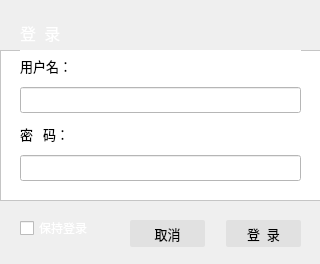
<?xml version="1.0" encoding="UTF-8"?>
<ui version="4.0">
 <class>MainWindow</class>
 <widget class="QMainWindow" name="MainWindow">
  <property name="geometry">
   <rect>
    <x>0</x>
    <y>0</y>
    <width>320</width>
    <height>264</height>
   </rect>
  </property>
  <property name="minimumSize">
   <size>
    <width>320</width>
    <height>264</height>
   </size>
  </property>
  <property name="maximumSize">
   <size>
    <width>320</width>
    <height>264</height>
   </size>
  </property>
  <property name="windowTitle">
   <string>用户登录</string>
  </property>
  <property name="windowIcon">
   <iconset resource="qtdesigner.qrc">
    <normaloff>:/images/images/login.png</normaloff>:/images/images/login.png</iconset>
  </property>
  <property name="styleSheet">
   <string notr="true"/>
  </property>
  <widget class="QWidget" name="centralwidget">
   <property name="styleSheet">
    <string notr="true">background-color: rgb(68, 68, 68);
QPushButton{
	border-radius:2;
	background-color: #E1E1E1;
	border-color:#B7B7B7;
}
QPushButton:hover{
	border-radius:2;
	background-color: #E5F1FB;
	border-color:#B7B7B7;
}
QPushButton:pressed{
	border-radius:2;
	background-color: #CCE4F7;
	border-color:#B7B7B7;
}</string>
   </property>
   <widget class="QFrame" name="frame">
    <property name="geometry">
     <rect>
      <x>0</x>
      <y>50</y>
      <width>321</width>
      <height>151</height>
     </rect>
    </property>
    <property name="styleSheet">
     <string notr="true">background-color: rgb(255, 255, 255);</string>
    </property>
    <property name="frameShape">
     <enum>QFrame::StyledPanel</enum>
    </property>
    <property name="frameShadow">
     <enum>QFrame::Raised</enum>
    </property>
    <widget class="QWidget" name="">
     <property name="geometry">
      <rect>
       <x>20</x>
       <y>0</y>
       <width>281</width>
       <height>131</height>
      </rect>
     </property>
     <layout class="QVBoxLayout" name="verticalLayout">
      <item>
       <layout class="QHBoxLayout" name="horizontalLayout_2">
        <item>
         <widget class="QLabel" name="label_2">
          <property name="font">
           <font>
            <family>微软雅黑 Light</family>
            <pointsize>10</pointsize>
           </font>
          </property>
          <property name="text">
           <string>用户名：</string>
          </property>
         </widget>
        </item>
        <item>
         <spacer name="horizontalSpacer_2">
          <property name="orientation">
           <enum>Qt::Horizontal</enum>
          </property>
          <property name="sizeHint" stdset="0">
           <size>
            <width>40</width>
            <height>20</height>
           </size>
          </property>
         </spacer>
        </item>
       </layout>
      </item>
      <item>
       <widget class="QLineEdit" name="mTextUserName">
        <property name="font">
         <font>
          <family>微软雅黑 Light</family>
          <pointsize>10</pointsize>
         </font>
        </property>
       </widget>
      </item>
      <item>
       <layout class="QHBoxLayout" name="horizontalLayout_3">
        <item>
         <widget class="QLabel" name="label_3">
          <property name="font">
           <font>
            <family>微软雅黑 Light</family>
            <pointsize>10</pointsize>
           </font>
          </property>
          <property name="text">
           <string>密   码：</string>
          </property>
         </widget>
        </item>
        <item>
         <spacer name="horizontalSpacer_3">
          <property name="orientation">
           <enum>Qt::Horizontal</enum>
          </property>
          <property name="sizeHint" stdset="0">
           <size>
            <width>40</width>
            <height>20</height>
           </size>
          </property>
         </spacer>
        </item>
       </layout>
      </item>
      <item>
       <widget class="QLineEdit" name="mTextPassword">
        <property name="font">
         <font>
          <family>微软雅黑 Light</family>
          <pointsize>10</pointsize>
         </font>
        </property>
        <property name="styleSheet">
         <string notr="true">border-color: rgb(250, 0, 0);</string>
        </property>
        <property name="echoMode">
         <enum>QLineEdit::Password</enum>
        </property>
       </widget>
      </item>
     </layout>
    </widget>
   </widget>
   <widget class="QCheckBox" name="checkBox">
    <property name="geometry">
     <rect>
      <x>20</x>
      <y>220</y>
      <width>71</width>
      <height>16</height>
     </rect>
    </property>
    <property name="font">
     <font>
      <family>微软雅黑 Light</family>
     </font>
    </property>
    <property name="styleSheet">
     <string notr="true">color: rgb(255, 255, 255);</string>
    </property>
    <property name="text">
     <string>保持登录</string>
    </property>
   </widget>
   <widget class="QPushButton" name="mBtnLogin">
    <property name="geometry">
     <rect>
      <x>226</x>
      <y>220</y>
      <width>75</width>
      <height>27</height>
     </rect>
    </property>
    <property name="palette">
     <palette>
      <active>
       <colorrole role="Button">
        <brush brushstyle="SolidPattern">
         <color alpha="255">
          <red>225</red>
          <green>225</green>
          <blue>225</blue>
         </color>
        </brush>
       </colorrole>
       <colorrole role="Base">
        <brush brushstyle="SolidPattern">
         <color alpha="255">
          <red>225</red>
          <green>225</green>
          <blue>225</blue>
         </color>
        </brush>
       </colorrole>
       <colorrole role="Window">
        <brush brushstyle="SolidPattern">
         <color alpha="255">
          <red>225</red>
          <green>225</green>
          <blue>225</blue>
         </color>
        </brush>
       </colorrole>
      </active>
      <inactive>
       <colorrole role="Button">
        <brush brushstyle="SolidPattern">
         <color alpha="255">
          <red>225</red>
          <green>225</green>
          <blue>225</blue>
         </color>
        </brush>
       </colorrole>
       <colorrole role="Base">
        <brush brushstyle="SolidPattern">
         <color alpha="255">
          <red>225</red>
          <green>225</green>
          <blue>225</blue>
         </color>
        </brush>
       </colorrole>
       <colorrole role="Window">
        <brush brushstyle="SolidPattern">
         <color alpha="255">
          <red>225</red>
          <green>225</green>
          <blue>225</blue>
         </color>
        </brush>
       </colorrole>
      </inactive>
      <disabled>
       <colorrole role="Button">
        <brush brushstyle="SolidPattern">
         <color alpha="255">
          <red>225</red>
          <green>225</green>
          <blue>225</blue>
         </color>
        </brush>
       </colorrole>
       <colorrole role="Base">
        <brush brushstyle="SolidPattern">
         <color alpha="255">
          <red>225</red>
          <green>225</green>
          <blue>225</blue>
         </color>
        </brush>
       </colorrole>
       <colorrole role="Window">
        <brush brushstyle="SolidPattern">
         <color alpha="255">
          <red>225</red>
          <green>225</green>
          <blue>225</blue>
         </color>
        </brush>
       </colorrole>
      </disabled>
     </palette>
    </property>
    <property name="font">
     <font>
      <family>微软雅黑 Light</family>
      <pointsize>10</pointsize>
     </font>
    </property>
    <property name="styleSheet">
     <string notr="true">QPushButton{
	border-radius:2;
	background-color: #E1E1E1;
	border-color:#B7B7B7;
}
QPushButton:hover{
	border-radius:2;
	background-color: #E5F1FB;
	border-color:#B7B7B7;
}
QPushButton:pressed{
	border-radius:2;
	background-color: #CCE4F7;
	border-color:#B7B7B7;
}</string>
    </property>
    <property name="text">
     <string>登  录</string>
    </property>
   </widget>
   <widget class="QPushButton" name="mBtnCancel">
    <property name="geometry">
     <rect>
      <x>130</x>
      <y>220</y>
      <width>75</width>
      <height>27</height>
     </rect>
    </property>
    <property name="palette">
     <palette>
      <active>
       <colorrole role="Button">
        <brush brushstyle="SolidPattern">
         <color alpha="255">
          <red>225</red>
          <green>225</green>
          <blue>225</blue>
         </color>
        </brush>
       </colorrole>
       <colorrole role="Base">
        <brush brushstyle="SolidPattern">
         <color alpha="255">
          <red>225</red>
          <green>225</green>
          <blue>225</blue>
         </color>
        </brush>
       </colorrole>
       <colorrole role="Window">
        <brush brushstyle="SolidPattern">
         <color alpha="255">
          <red>225</red>
          <green>225</green>
          <blue>225</blue>
         </color>
        </brush>
       </colorrole>
      </active>
      <inactive>
       <colorrole role="Button">
        <brush brushstyle="SolidPattern">
         <color alpha="255">
          <red>225</red>
          <green>225</green>
          <blue>225</blue>
         </color>
        </brush>
       </colorrole>
       <colorrole role="Base">
        <brush brushstyle="SolidPattern">
         <color alpha="255">
          <red>225</red>
          <green>225</green>
          <blue>225</blue>
         </color>
        </brush>
       </colorrole>
       <colorrole role="Window">
        <brush brushstyle="SolidPattern">
         <color alpha="255">
          <red>225</red>
          <green>225</green>
          <blue>225</blue>
         </color>
        </brush>
       </colorrole>
      </inactive>
      <disabled>
       <colorrole role="Button">
        <brush brushstyle="SolidPattern">
         <color alpha="255">
          <red>225</red>
          <green>225</green>
          <blue>225</blue>
         </color>
        </brush>
       </colorrole>
       <colorrole role="Base">
        <brush brushstyle="SolidPattern">
         <color alpha="255">
          <red>225</red>
          <green>225</green>
          <blue>225</blue>
         </color>
        </brush>
       </colorrole>
       <colorrole role="Window">
        <brush brushstyle="SolidPattern">
         <color alpha="255">
          <red>225</red>
          <green>225</green>
          <blue>225</blue>
         </color>
        </brush>
       </colorrole>
      </disabled>
     </palette>
    </property>
    <property name="font">
     <font>
      <family>微软雅黑 Light</family>
      <pointsize>10</pointsize>
     </font>
    </property>
    <property name="styleSheet">
     <string notr="true">QPushButton{
	border-radius:2;
	background-color: #E1E1E1;
	border-color:#B7B7B7;
}
QPushButton:hover{
	border-radius:2;
	background-color: #E5F1FB;
	border-color:#B7B7B7;
}
QPushButton:pressed{
	border-radius:2;
	background-color: #CCE4F7;
	border-color:#B7B7B7;
}</string>
    </property>
    <property name="text">
     <string>取消</string>
    </property>
   </widget>
   <widget class="QWidget" name="">
    <property name="geometry">
     <rect>
      <x>20</x>
      <y>20</y>
      <width>90</width>
      <height>25</height>
     </rect>
    </property>
    <layout class="QHBoxLayout" name="horizontalLayout">
     <item>
      <widget class="QLabel" name="label">
       <property name="font">
        <font>
         <family>微软雅黑</family>
         <pointsize>12</pointsize>
        </font>
       </property>
       <property name="styleSheet">
        <string notr="true">color: rgb(255, 255, 255);</string>
       </property>
       <property name="text">
        <string>登  录</string>
       </property>
      </widget>
     </item>
     <item>
      <spacer name="horizontalSpacer">
       <property name="orientation">
        <enum>Qt::Horizontal</enum>
       </property>
       <property name="sizeHint" stdset="0">
        <size>
         <width>40</width>
         <height>20</height>
        </size>
       </property>
      </spacer>
     </item>
    </layout>
   </widget>
  </widget>
 </widget>
 <resources>
  <include location="qtdesigner.qrc"/>
 </resources>
 <connections/>
</ui>
